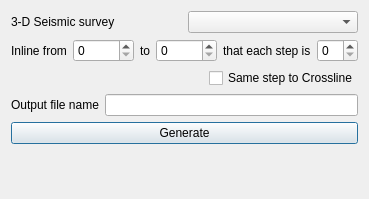
<?xml version="1.0" encoding="UTF-8"?>
<ui version="4.0">
 <class>CXPageMakeFaultSticksBySurveyFromPoints</class>
 <widget class="QDialog" name="CXPageMakeFaultSticksBySurveyFromPoints">
  <property name="geometry">
   <rect>
    <x>0</x>
    <y>0</y>
    <width>338</width>
    <height>199</height>
   </rect>
  </property>
  <property name="windowTitle">
   <string>Make Fault Sticks according to survey</string>
  </property>
  <layout class="QVBoxLayout" name="verticalLayout">
   <item>
    <layout class="QHBoxLayout" name="horizontalLayout_2">
     <item>
      <widget class="QLabel" name="label">
       <property name="text">
        <string>3-D Seismic survey</string>
       </property>
      </widget>
     </item>
     <item>
      <widget class="QComboBox" name="comboBox_survey"/>
     </item>
    </layout>
   </item>
   <item>
    <layout class="QHBoxLayout" name="horizontalLayout">
     <item>
      <widget class="QLabel" name="label_2">
       <property name="text">
        <string>Inline from</string>
       </property>
      </widget>
     </item>
     <item>
      <widget class="QSpinBox" name="spinBox_firstInline">
       <property name="maximum">
        <number>99999</number>
       </property>
      </widget>
     </item>
     <item>
      <widget class="QLabel" name="label_3">
       <property name="text">
        <string>to</string>
       </property>
      </widget>
     </item>
     <item>
      <widget class="QSpinBox" name="spinBox_lastInline">
       <property name="maximum">
        <number>99999</number>
       </property>
      </widget>
     </item>
     <item>
      <widget class="QLabel" name="label_4">
       <property name="text">
        <string>that each step is</string>
       </property>
      </widget>
     </item>
     <item>
      <widget class="QSpinBox" name="spinBox_inlineStep"/>
     </item>
    </layout>
   </item>
   <item>
    <layout class="QHBoxLayout" name="horizontalLayout_4">
     <item>
      <spacer name="horizontalSpacer">
       <property name="orientation">
        <enum>Qt::Horizontal</enum>
       </property>
       <property name="sizeHint" stdset="0">
        <size>
         <width>40</width>
         <height>20</height>
        </size>
       </property>
      </spacer>
     </item>
     <item>
      <widget class="QCheckBox" name="checkBox_alsoCrossline">
       <property name="text">
        <string>Same step to Crossline</string>
       </property>
      </widget>
     </item>
    </layout>
   </item>
   <item>
    <layout class="QHBoxLayout" name="horizontalLayout_3">
     <item>
      <widget class="QLabel" name="label_5">
       <property name="text">
        <string>Output file name</string>
       </property>
      </widget>
     </item>
     <item>
      <widget class="QLineEdit" name="lineEdit_output"/>
     </item>
    </layout>
   </item>
   <item>
    <widget class="QPushButton" name="pushButton_generate">
     <property name="text">
      <string>Generate</string>
     </property>
    </widget>
   </item>
   <item>
    <spacer name="verticalSpacer">
     <property name="orientation">
      <enum>Qt::Vertical</enum>
     </property>
     <property name="sizeHint" stdset="0">
      <size>
       <width>20</width>
       <height>40</height>
      </size>
     </property>
    </spacer>
   </item>
  </layout>
 </widget>
 <layoutdefault spacing="6" margin="11"/>
 <resources/>
 <connections/>
</ui>
